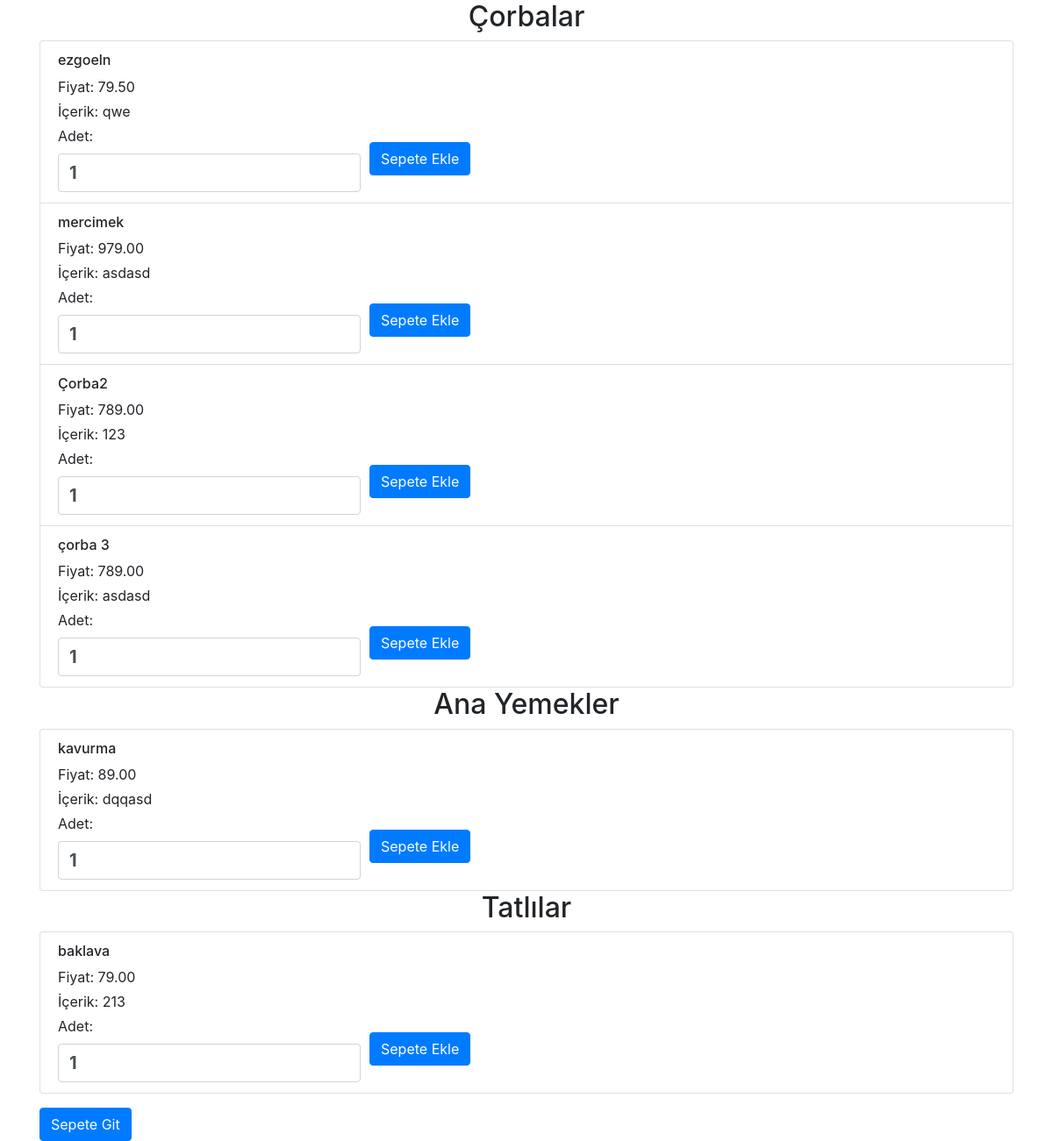
The page / on the database its author committed.
### yemekler/models.py (models this page shows, shortened)
class Yemek(models.Model):
    KATEGORI_CHOICES = (
        ('corba', 'Çorbalar'),
        ('ana_yemek', 'Ana Yemekler'),
        ('tatli', 'Tatlılar'),
    )
    isim = models.CharField(max_length=255)
    fiyat = models.DecimalField(max_digits=10, decimal_places=2)
    icerik = models.TextField()
    kategori = models.CharField(max_length=20, choices=KATEGORI_CHOICES)

### yemekler/views.py (the view)
# urls.py: path('', anasayfa, name='anasayfa'),
def anasayfa(request):
    yemekler = Yemek.objects.all()
    yemekler_gruplu = {}
    for kategori in Yemek.KATEGORI_CHOICES:
        yemekler_gruplu[kategori[0]] = []
    for yemek in yemekler:
        yemekler_gruplu[yemek.kategori].append(yemek)
    context = {
        'yemekler_gruplu': yemekler_gruplu,
    }
    return render(request, 'anasayfa.html', context)

### yemekler/templatetags/custom_filters.py (called while the page is built)
@register.filter
def kategori_display(kategori):
    for choice in Yemek.KATEGORI_CHOICES:
        if choice[0] == kategori:
            return choice[1]
    return ""

### yemekler/templates/anasayfa.html (shortened to what this page needs)
{% load custom_filters %}
<!DOCTYPE html>
<html>
<head>
    <link rel="stylesheet" href="https://stackpath.bootstrapcdn.com/bootstrap/4.5.2/css/bootstrap.min.css">
</head>
<body>
    <div class="container">
        {% for kategori, yemekler in yemekler_gruplu.items %}
        <h2 class="text-center">{{ kategori|kategori_display }}</h2>
            <ul class="list-group">
                {% for yemek in yemekler %}
                    <li class="list-group-item">
                        <h3>{{ yemek.isim }}</h3>
                        <p class="mb-1">Fiyat: {{ yemek.fiyat }}</p>
                        <p class="mb-1">İçerik: {{ yemek.icerik }}</p>
                        <form method="POST" action="{% url 'sepete_ekle' yemek.id %}">
                            <div class="form-row align-items-center">
                                <div class="col-auto">
                                    <label for="adet">Adet:</label>
                                    <input type="number" class="form-control" id="adet" name="adet" value="1" min="1">
                                </div>
                                <div class="col-auto">
                                    <button type="submit" class="btn btn-primary">Sepete Ekle</button>
                                </div>
                            </div>
                        </form>
                    </li>
                {% endfor %}
            </ul>
        {% endfor %}
        <a href="{% url 'sepeti_goster' %}" class="btn btn-primary mt-3">Sepete Git</a>
    </div>
</body>
</html>

### yemekler/templates/anasayfa.html (style rules this page uses)
h3 { font-size: 16px; }
#adet { font-size: 20px; font-weight: bold; }

### rows shown on the page
Yemek: kategori "Çorbalar", isim "ezgoeln", fiyat "79.50", icerik "qwe"
Yemek: isim "mercimek", fiyat "979.00", icerik "asdasd"
Yemek: isim "Çorba2", fiyat "789.00", icerik "123"
Yemek: isim "çorba 3", fiyat "789.00", icerik "asdasd"
Yemek: kategori "Ana Yemekler", isim "kavurma", fiyat "89.00", icerik "dqqasd"
Yemek: kategori "Tatlılar", isim "baklava", fiyat "79.00", icerik "213"
